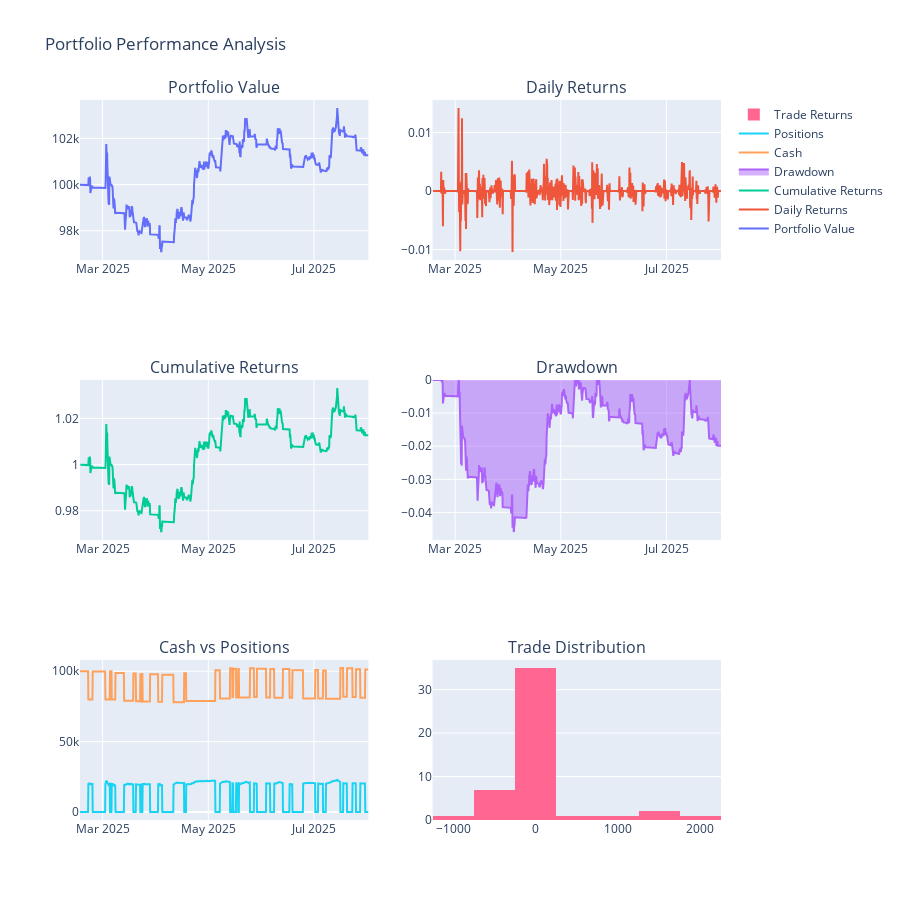

The notebook cell saved with this chart:
### Code cell
# Cell 7: Visualize portfolio performance
def plot_portfolio_performance(engine):
    """Plot portfolio performance"""
    portfolio_history = engine.portfolio_history
    
    if not portfolio_history:
        print("Không có dữ liệu portfolio history")
        return
    
    df = pd.DataFrame(portfolio_history)
    df['date'] = pd.to_datetime(df['date'])
    df.set_index('date', inplace=True)
    
    # Create subplots
    fig = make_subplots(
        rows=3, cols=2,
        subplot_titles=('Portfolio Value', 'Daily Returns', 'Cumulative Returns', 
                       'Drawdown', 'Cash vs Positions', 'Trade Distribution'),
        specs=[[{"secondary_y": False}, {"secondary_y": False}],
               [{"secondary_y": False}, {"secondary_y": False}],
               [{"secondary_y": False}, {"secondary_y": False}]]
    )
    
    # Portfolio Value
    fig.add_trace(
        go.Scatter(x=df.index, y=df['total_value'], 
                  mode='lines', name='Portfolio Value'),
        row=1, col=1
    )
    
    # Daily Returns
    daily_returns = df['total_value'].pct_change()
    fig.add_trace(
        go.Scatter(x=df.index, y=daily_returns, 
                  mode='lines', name='Daily Returns'),
        row=1, col=2
    )
    
    # Cumulative Returns
    cumulative_returns = (1 + daily_returns).cumprod()
    fig.add_trace(
        go.Scatter(x=df.index, y=cumulative_returns, 
                  mode='lines', name='Cumulative Returns'),
        row=2, col=1
    )
    
    # Drawdown
    running_max = df['total_value'].expanding().max()
    drawdown = (df['total_value'] - running_max) / running_max
    fig.add_trace(
        go.Scatter(x=df.index, y=drawdown, 
                  mode='lines', name='Drawdown', fill='tonexty'),
        row=2, col=2
    )
    
    # Cash vs Positions
    fig.add_trace(
        go.Scatter(x=df.index, y=df['cash'], 
                  mode='lines', name='Cash'),
        row=3, col=1
    )
    fig.add_trace(
        go.Scatter(x=df.index, y=df['total_value'] - df['cash'], 
                  mode='lines', name='Positions'),
        row=3, col=1
    )
    
    # Trade Distribution (if available)
    if hasattr(engine, 'trades') and engine.trades:
        trade_returns = [trade.pnl for trade in engine.trades]
        fig.add_trace(
            go.Histogram(x=trade_returns, name='Trade Returns'),
            row=3, col=2
        )
    
    fig.update_layout(height=900, title_text="Portfolio Performance Analysis")
    fig.show()

# Chạy visualization
plot_portfolio_performance(engine)

### Figure 1 — Plotly figure (JSON) as saved in the notebook; plotly's stock layout.template omitted (floating-point values rounded to 4 significant figures; data arrays with more than 128 entries replaced by an {"elided": "..."} marker saying what was removed)
{"data": [{"mode": "lines", "name": "Portfolio Value", "type": "scatter", "x": {"elided": "1000 str values"}, "xaxis": "x", "y": {"elided": "1000 float values"}, "yaxis": "y"}, {"mode": "lines", "name": "Daily Returns", "type": "scatter", "x": {"elided": "1000 str values"}, "xaxis": "x2", "y": {"elided": "1000 float values"}, "yaxis": "y2"}, {"mode": "lines", "name": "Cumulative Returns", "type": "scatter", "x": {"elided": "1000 str values"}, "xaxis": "x3", "y": {"elided": "1000 float values"}, "yaxis": "y3"}, {"fill": "tonexty", "mode": "lines", "name": "Drawdown", "type": "scatter", "x": {"elided": "1000 str values"}, "xaxis": "x4", "y": {"elided": "1000 float values"}, "yaxis": "y4"}, {"mode": "lines", "name": "Cash", "type": "scatter", "x": {"elided": "1000 str values"}, "xaxis": "x5", "y": {"elided": "1000 float values"}, "yaxis": "y5"}, {"mode": "lines", "name": "Positions", "type": "scatter", "x": {"elided": "1000 str values"}, "xaxis": "x5", "y": {"elided": "1000 float values"}, "yaxis": "y5"}, {"name": "Trade Returns", "type": "histogram", "x": [0, -107.2, 0, 139.1, 0, -1195.0, 0, -382.3, 0, -431.3, 0, 188.9, 0, -228.4, 0, -291.8, 0, 1073.0, 0, 2180.0, 0, 1387.0, 0, -318.0, 0, -56.11, 0, 416.4, 0, -341.3, 0, -151.7, 0, 1.206, 0, -736.7, 0, 109.5, 0, -249.9, 0, 1738.0, 0, -207.9, 0, -583.3, 0, -203.0], "xaxis": "x6", "yaxis": "y6"}], "layout": {"annotations": [{"font": {"size": 16}, "showarrow": false, "text": "Portfolio Value", "x": 0.225, "xanchor": "center", "xref": "paper", "y": 1, "yanchor": "bottom", "yref": "paper"}, {"font": {"size": 16}, "showarrow": false, "text": "Daily Returns", "x": 0.775, "xanchor": "center", "xref": "paper", "y": 1, "yanchor": "bottom", "yref": "paper"}, {"font": {"size": 16}, "showarrow": false, "text": "Cumulative Returns", "x": 0.225, "xanchor": "center", "xref": "paper", "y": 0.6111, "yanchor": "bottom", "yref": "paper"}, {"font": {"size": 16}, "showarrow": false, "text": "Drawdown", "x": 0.775, "xanchor": "center", "xref": "paper", "y": 0.6111, "yanchor": "bottom", "yref": "paper"}, {"font": {"size": 16}, "showarrow": false, "text": "Cash vs Positions", "x": 0.225, "xanchor": "center", "xref": "paper", "y": 0.2222, "yanchor": "bottom", "yref": "paper"}, {"font": {"size": 16}, "showarrow": false, "text": "Trade Distribution", "x": 0.775, "xanchor": "center", "xref": "paper", "y": 0.2222, "yanchor": "bottom", "yref": "paper"}], "height": 900, "title": {"text": "Portfolio Performance Analysis"}, "xaxis": {"anchor": "y", "domain": [0, 0.45]}, "xaxis2": {"anchor": "y2", "domain": [0.55, 1]}, "xaxis3": {"anchor": "y3", "domain": [0, 0.45]}, "xaxis4": {"anchor": "y4", "domain": [0.55, 1]}, "xaxis5": {"anchor": "y5", "domain": [0, 0.45]}, "xaxis6": {"anchor": "y6", "domain": [0.55, 1]}, "yaxis": {"anchor": "x", "domain": [0.7778, 1]}, "yaxis2": {"anchor": "x2", "domain": [0.7778, 1]}, "yaxis3": {"anchor": "x3", "domain": [0.3889, 0.6111]}, "yaxis4": {"anchor": "x4", "domain": [0.3889, 0.6111]}, "yaxis5": {"anchor": "x5", "domain": [0, 0.2222]}, "yaxis6": {"anchor": "x6", "domain": [0, 0.2222]}}}
